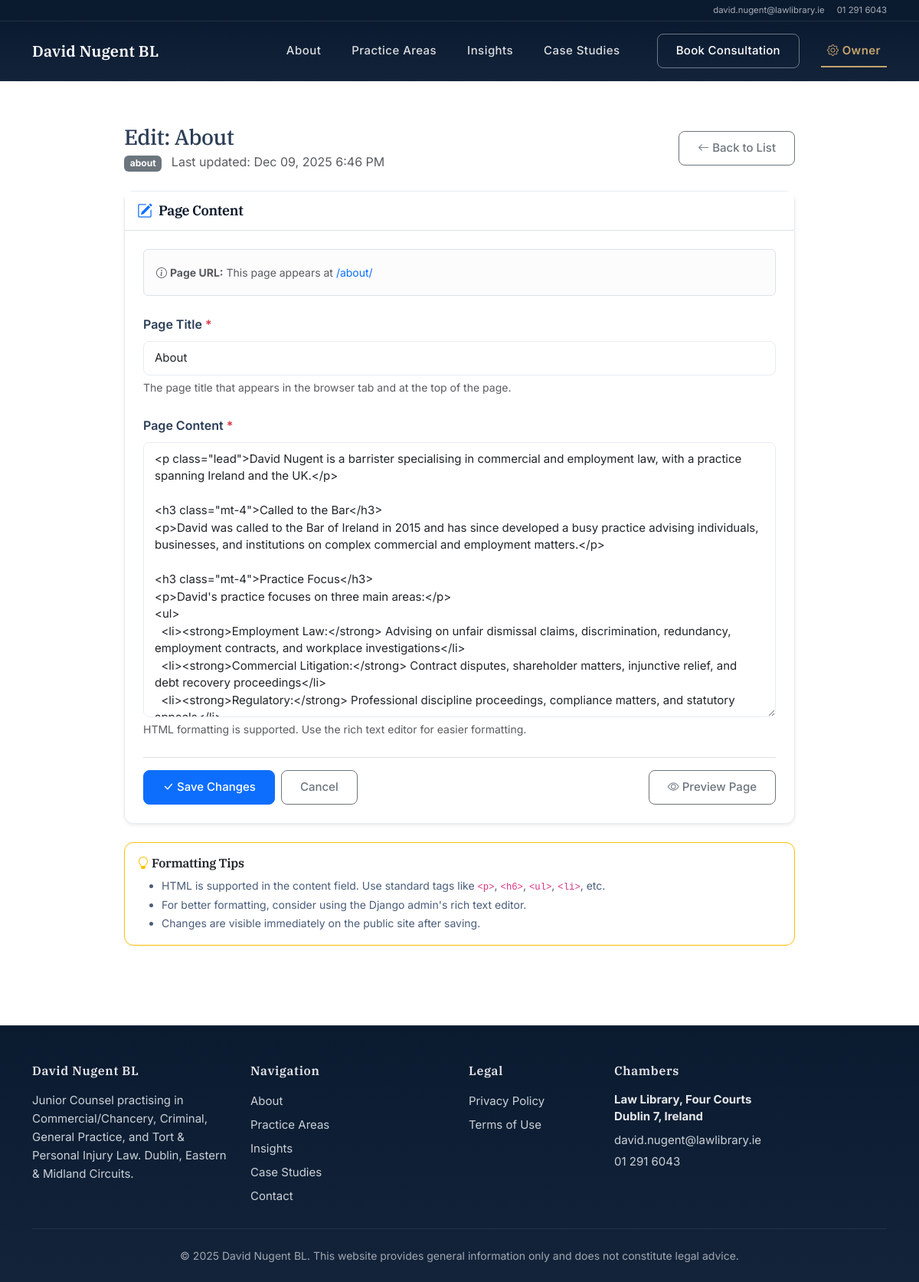
The page /owner/site-pages/about/ (signed in) on the database as committed earlier.
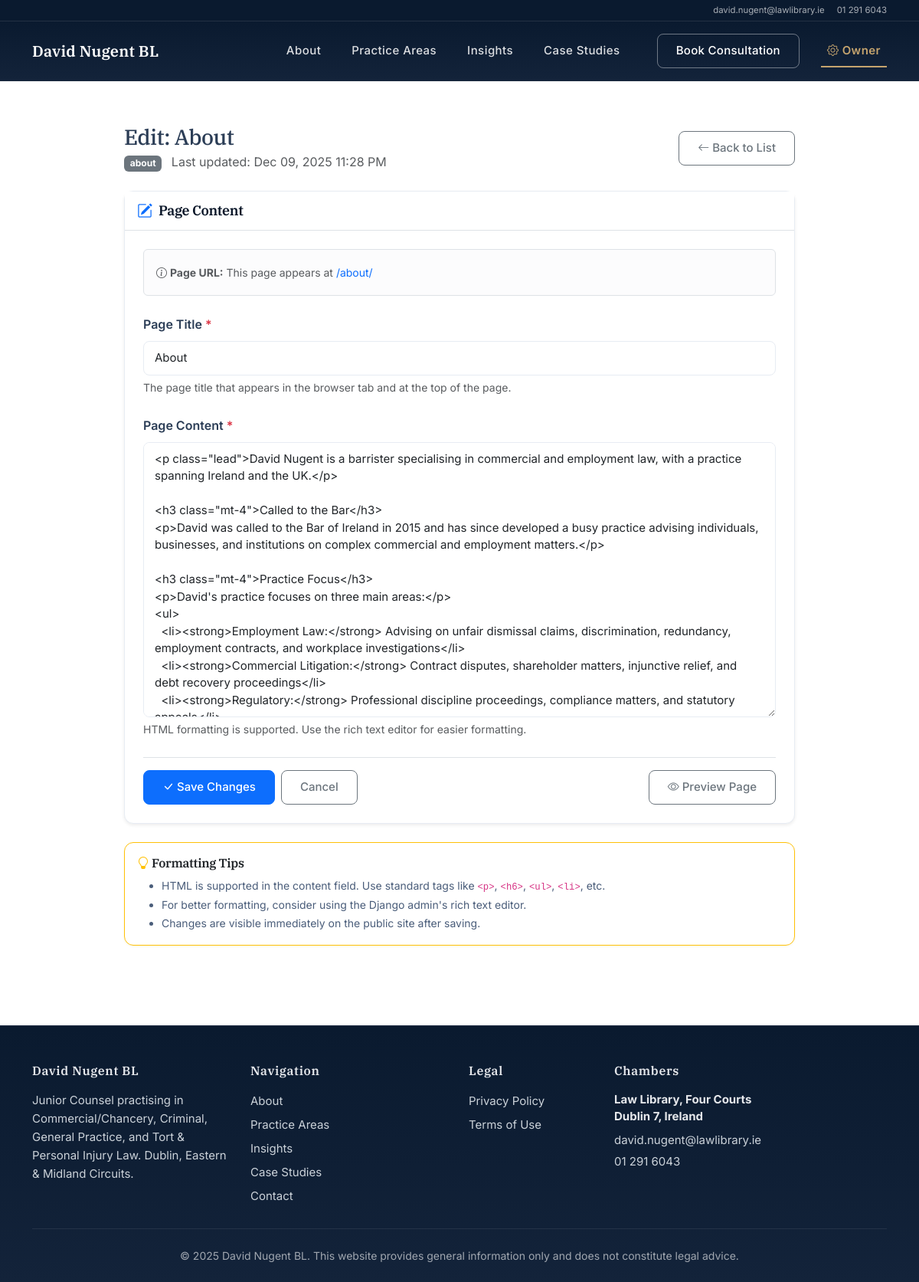
The same page on the database as committed later.
### pages/models.py (models this page shows, shortened)
class TimeStamped(models.Model):
    created_at = models.DateTimeField(auto_now_add=True)
    updated_at = models.DateTimeField(auto_now=True)
    class Meta:
        abstract = True

class SitePage(TimeStamped):
    slug = models.SlugField(unique=True, help_text="about, privacy, terms")
    title = models.CharField(max_length=180)
    body = RichTextField(blank=True)
    hero_image = models.ImageField(upload_to="pages/", blank=True)

### pages/views.py (the view)
# urls.py: path("owner/site-pages/<slug:slug>/", views.owner_edit_site_page, name="owner_edit_site_page"),
@login_required
@user_passes_test(is_staff_user, login_url='/')
def owner_edit_site_page(request, slug):
    defaults = {
        "privacy": {"title": "Privacy Policy", "body": "<p>Please add your privacy policy content here.</p>"},
        "terms": {"title": "Terms of Use", "body": "<p>Please add your terms of use content here.</p>"},
    }
    page, created = SitePage.objects.get_or_create(
        slug=slug,
        defaults=defaults.get(slug, {"title": slug.replace("-", " ").title(), "body": ""})
    )
    if request.method == "POST":
        form = SitePageForm(request.POST, instance=page)
        if form.is_valid():
            form.save()
            messages.success(request, f"'{page.title}' updated successfully!")
            return redirect("owner_site_pages")
    else:
        form = SitePageForm(instance=page)
    return render(request, "SitePages/owner_site_page_form.html", {"form": form, "page": page})

### pages/forms.py
class SitePageForm(forms.ModelForm):
    class Meta:
        model = SitePage
        fields = ["title", "body"]
        widgets = {
            "title": forms.TextInput(attrs={"class": "form-control", "placeholder": "Page title"}),
            "body": forms.Textarea(attrs={"class": "form-control", "rows": 15, "placeholder": "Page content (HTML allowed)"}),
        }
        labels = {
            "title": "Page Title",
            "body": "Page Content",
        }
        help_texts = {
            "body": "HTML formatting is supported. Use the rich text editor for easier formatting.",
        }

### pages/context_processors.py (called while the page is built)
def assistant_enabled(request):
    return {
        'ASSISTANT_ENABLED': settings.ASSISTANT_ENABLED
    }

### pages/views.py (called while the page is built)
def is_staff_user(user):
    return user.is_authenticated and user.is_staff

### Templates/SitePages/owner_site_page_form.html (shortened to what the changed rows need)
{% extends "base.html" %}
{% block content %}
<section class="py-5 bg-body">
  <div class="container" style="max-width: 900px;">
    <div class="d-flex justify-content-between align-items-center mb-4">
      <div>
        <h1 class="h3 mb-1">Edit: {{ page.title }}</h1>
        <p class="text-ink-600 mb-0">
          <span class="badge bg-secondary">{{ page.slug }}</span>
          <span class="text-muted ms-2">Last updated: {{ page.updated_at|date:"M d, Y g:i A" }}</span>
        </p>
      </div>
    </div>
    <div class="card shadow-sm">
      <div class="card-body p-4">
        <form method="post" novalidate>
          <div class="mb-4">
            <label for="{{ form.title.id_for_label }}" class="form-label fw-semibold">
              {{ form.title.label }}
              <span class="text-danger">*</span>
            </label>
            {{ form.title }}
            <small class="text-muted d-block mt-1">
              The page title that appears in the browser tab and at the top of the page.
            </small>
          </div>
          <div class="mb-4">
            <label for="{{ form.body.id_for_label }}" class="form-label fw-semibold">
              {{ form.body.label }}
              <span class="text-danger">*</span>
            </label>
            {{ form.body }}
            {% if form.body.help_text %}
              <small class="text-muted d-block mt-1">
                {{ form.body.help_text }}
              </small>
            {% endif %}
          </div>
        </form>
      </div>
    </div>
  </div>
</section>
{% endblock %}

Rows that differ between the two databases and show on the page:
changed SitePage "About": updated_at "Dec 09, 2025 6:46 PM" → "Dec 09, 2025 11:28 PM"
